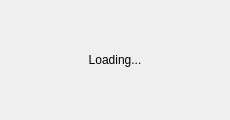
<?xml version="1.0" encoding="UTF-8"?>
<ui version="4.0">
 <class>LoadingScreenDialog</class>
 <widget class="QDialog" name="LoadingScreenDialog">
  <property name="geometry">
   <rect>
    <x>0</x>
    <y>0</y>
    <width>230</width>
    <height>120</height>
   </rect>
  </property>
  <property name="windowTitle">
   <string>Dialog</string>
  </property>
  <layout class="QVBoxLayout" name="verticalLayout">
   <item>
    <widget class="QLabel" name="LoadingScreenText">
     <property name="text">
      <string>Loading...</string>
     </property>
     <property name="alignment">
      <set>Qt::AlignCenter</set>
     </property>
     <property name="wordWrap">
      <bool>true</bool>
     </property>
    </widget>
   </item>
  </layout>
 </widget>
 <resources/>
 <connections/>
</ui>
